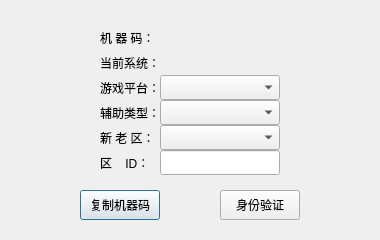
<?xml version="1.0" encoding="UTF-8"?>
<ui version="4.0">
 <class>LogIn</class>
 <widget class="QDialog" name="LogIn">
  <property name="geometry">
   <rect>
    <x>0</x>
    <y>0</y>
    <width>380</width>
    <height>240</height>
   </rect>
  </property>
  <property name="minimumSize">
   <size>
    <width>380</width>
    <height>240</height>
   </size>
  </property>
  <property name="maximumSize">
   <size>
    <width>380</width>
    <height>240</height>
   </size>
  </property>
  <property name="windowTitle">
   <string>霸者天芐助手（QQ：3965289963）</string>
  </property>
  <widget class="QLabel" name="label">
   <property name="geometry">
    <rect>
     <x>100</x>
     <y>25</y>
     <width>60</width>
     <height>25</height>
    </rect>
   </property>
   <property name="text">
    <string>机 器 码：</string>
   </property>
  </widget>
  <widget class="QLabel" name="label_2">
   <property name="geometry">
    <rect>
     <x>100</x>
     <y>50</y>
     <width>60</width>
     <height>25</height>
    </rect>
   </property>
   <property name="text">
    <string>当前系统：</string>
   </property>
  </widget>
  <widget class="QLabel" name="label_3">
   <property name="geometry">
    <rect>
     <x>100</x>
     <y>75</y>
     <width>60</width>
     <height>25</height>
    </rect>
   </property>
   <property name="text">
    <string>游戏平台：</string>
   </property>
  </widget>
  <widget class="QLabel" name="label_4">
   <property name="geometry">
    <rect>
     <x>100</x>
     <y>125</y>
     <width>60</width>
     <height>25</height>
    </rect>
   </property>
   <property name="text">
    <string>新 老 区：</string>
   </property>
  </widget>
  <widget class="QLabel" name="label_5">
   <property name="geometry">
    <rect>
     <x>100</x>
     <y>100</y>
     <width>60</width>
     <height>25</height>
    </rect>
   </property>
   <property name="text">
    <string>辅助类型：</string>
   </property>
  </widget>
  <widget class="QLabel" name="label_code">
   <property name="geometry">
    <rect>
     <x>160</x>
     <y>25</y>
     <width>180</width>
     <height>25</height>
    </rect>
   </property>
   <property name="text">
    <string/>
   </property>
  </widget>
  <widget class="QLabel" name="label_system">
   <property name="geometry">
    <rect>
     <x>160</x>
     <y>50</y>
     <width>180</width>
     <height>25</height>
    </rect>
   </property>
   <property name="text">
    <string/>
   </property>
  </widget>
  <widget class="QComboBox" name="comboBox_platform">
   <property name="geometry">
    <rect>
     <x>160</x>
     <y>75</y>
     <width>120</width>
     <height>25</height>
    </rect>
   </property>
  </widget>
  <widget class="QComboBox" name="comboBox_zone">
   <property name="geometry">
    <rect>
     <x>160</x>
     <y>125</y>
     <width>120</width>
     <height>25</height>
    </rect>
   </property>
  </widget>
  <widget class="QComboBox" name="comboBox_type">
   <property name="geometry">
    <rect>
     <x>160</x>
     <y>100</y>
     <width>120</width>
     <height>25</height>
    </rect>
   </property>
  </widget>
  <widget class="QPushButton" name="pushButton_copy">
   <property name="geometry">
    <rect>
     <x>80</x>
     <y>190</y>
     <width>80</width>
     <height>30</height>
    </rect>
   </property>
   <property name="text">
    <string>复制机器码</string>
   </property>
  </widget>
  <widget class="QPushButton" name="pushButton_check">
   <property name="geometry">
    <rect>
     <x>220</x>
     <y>190</y>
     <width>80</width>
     <height>30</height>
    </rect>
   </property>
   <property name="text">
    <string>身份验证</string>
   </property>
  </widget>
  <widget class="QLabel" name="label_6">
   <property name="geometry">
    <rect>
     <x>100</x>
     <y>150</y>
     <width>60</width>
     <height>25</height>
    </rect>
   </property>
   <property name="text">
    <string>区    ID：</string>
   </property>
  </widget>
  <widget class="QLineEdit" name="lineEdit_id">
   <property name="geometry">
    <rect>
     <x>160</x>
     <y>150</y>
     <width>120</width>
     <height>25</height>
    </rect>
   </property>
   <property name="inputMethodHints">
    <set>Qt::InputMethodHint::ImhNone</set>
   </property>
   <property name="echoMode">
    <enum>QLineEdit::EchoMode::Normal</enum>
   </property>
  </widget>
 </widget>
 <resources/>
 <connections/>
</ui>
